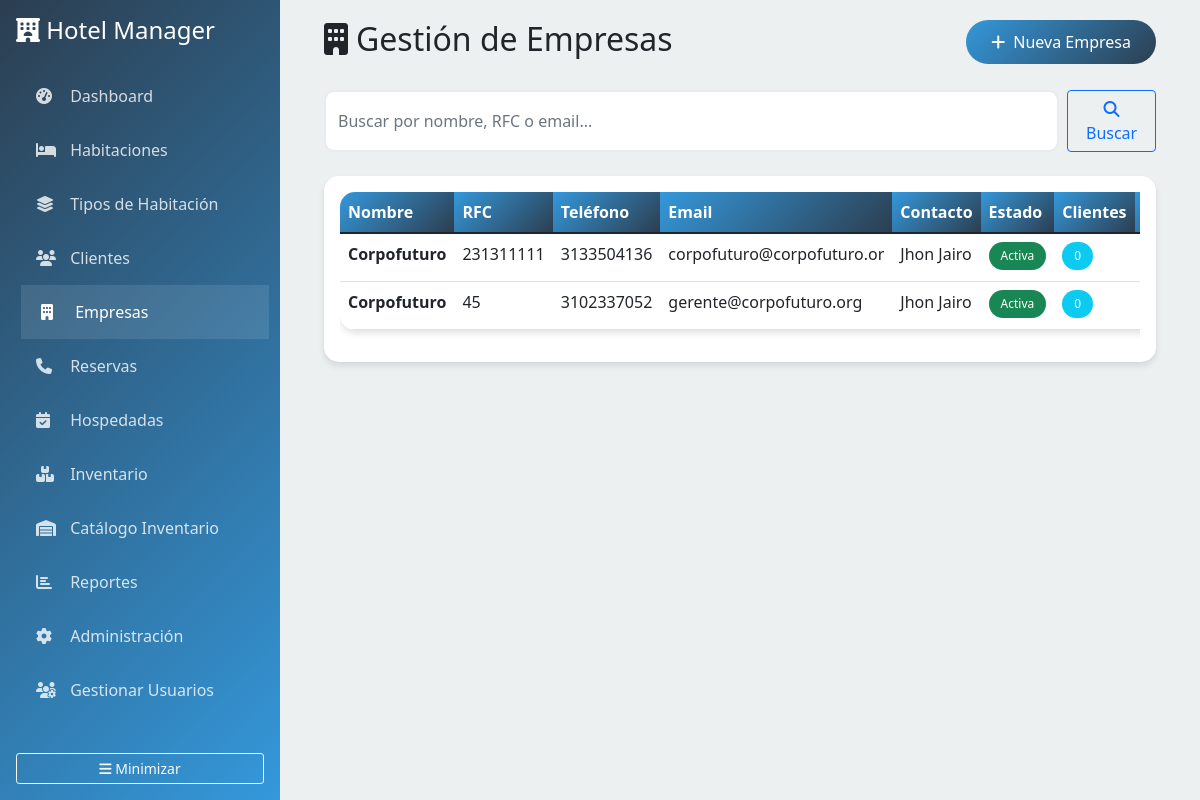
Screenshot of /empresas/ with the database file from the repository.
### hotel/models.py (models this page shows, shortened)
class Empresa(models.Model):
    nombre = models.CharField(max_length=200, verbose_name="Nombre de la Empresa")
    rfc = models.CharField(max_length=20, unique=True, verbose_name="RFC")
    direccion = models.TextField(verbose_name="Dirección")
    telefono = models.CharField(max_length=20, verbose_name="Teléfono")
    email = models.EmailField(verbose_name="Email")
    contacto = models.CharField(max_length=100, blank=True, verbose_name="Persona de Contacto")
    activa = models.BooleanField(default=True, verbose_name="Activa")
    fecha_registro = models.DateTimeField(auto_now_add=True, verbose_name="Fecha de Registro")
    class Meta:
        verbose_name = "Empresa"
        verbose_name_plural = "Empresas"
        ordering = ['nombre']

### hotel/views.py (the view)
# urls.py: path('empresas/', views.empresas_list, name='empresas'),
def empresas_list(request):
    query = request.GET.get('q', '')
    empresas = Empresa.objects.all()
    if query:
        empresas = empresas.filter(
            Q(nombre__icontains=query) |
            Q(rfc__icontains=query) |
            Q(email__icontains=query)
        )
    paginator = Paginator(empresas, 20)
    page = request.GET.get('page')
    empresas = paginator.get_page(page)
    return render(request, 'hotel/empresas.html', {'empresas': empresas, 'query': query})

### templates/hotel/empresas.html (shortened to what this page needs)
{% extends 'base.html' %}
{% block content %}
<div class="container-fluid">
    <div class="row mb-4">
        <div class="col-md-8">
            <h2><i class="fas fa-building me-2"></i>Gestión de Empresas</h2>
        </div>
        <div class="col-md-4 text-end">
            <a href="{% url 'hotel:empresa_create' %}" class="btn btn-primary">
                <i class="fas fa-plus me-2"></i>Nueva Empresa
            </a>
        </div>
    </div>
    <div class="row mb-4">
        <div class="col-md-12">
            <form method="get" class="d-flex">
                <input type="text" name="q" class="form-control me-2"
                       placeholder="Buscar por nombre, RFC o email..."
                       value="{{ query }}">
                <button type="submit" class="btn btn-outline-primary">
                    <i class="fas fa-search"></i> Buscar
                </button>
            </form>
        </div>
    </div>
    <div class="card">
        <div class="card-body">
            <div class="table-responsive">
                <table class="table table-hover">
                    <thead>
                        <tr>
                            <th>Nombre</th>
                            <th>RFC</th>
                            <th>Teléfono</th>
                            <th>Email</th>
                            <th>Contacto</th>
                            <th>Estado</th>
                            <th>Clientes</th>
                            <th>Acciones</th>
                        </tr>
                    </thead>
                    <tbody>
                        {% for empresa in empresas %}
                        <tr>
                            <td><strong>{{ empresa.nombre }}</strong></td>
                            <td>{{ empresa.rfc }}</td>
                            <td>{{ empresa.telefono }}</td>
                            <td>{{ empresa.email }}</td>
                            <td>{{ empresa.contacto|default:"-" }}</td>
                            <td>
                                {% if empresa.activa %}
                                    <span class="badge bg-success">Activa</span>
                                {% else %}
                                    <span class="badge bg-secondary">Inactiva</span>
                                {% endif %}
                            </td>
                            <td>
                                <span class="badge bg-info">{{ empresa.cliente_set.count }}</span>
                            </td>
                            <td>
                            </td>
                        </tr>
                        {% endfor %}
                    </tbody>
                </table>
            </div>
        </div>
    </div>
</div>
{% endblock %}

### templates/base.html (style rules this page uses)
:root { --primary-color: #2c3e50; --secondary-color: #3498db; --success-color: #27ae60; --warning-color: #f39c12; --danger-color: #e74c3c; --light-bg: #ecf0f1; }
body { background-color: var(--light-bg); font-family: 'Segoe UI', Tahoma, Geneva, Verdana, sans-serif; }
.card { border: none; border-radius: 15px; box-shadow: 0 4px 6px rgba(0, 0, 0, 0.1); transition: transform 0.3s ease; }
.btn-primary { background: linear-gradient(135deg, var(--secondary-color), var(--primary-color)); border: none; border-radius: 25px; padding: 10px 25px; transition: all 0.3s ease; }
.table { background: white; border-radius: 15px; overflow: hidden; box-shadow: 0 4px 6px rgba(0, 0, 0, 0.1); }
.table thead th { background: linear-gradient(135deg, var(--secondary-color), var(--primary-color)); color: white; border: none; font-weight: 600; }
.badge { padding: 8px 12px; border-radius: 20px; font-weight: 500; }
.form-control, .form-select { border-radius: 10px; border: 2px solid #e9ecef; transition: all 0.3s ease; }

### rows the page displays
Empresa: nombre "Corpofuturo", rfc "231311111", telefono "3133504136", email "corpofuturo@corpofuturo.or", contacto "Jhon Jairo", activa "Activa", cliente_set.count "0"
Empresa: nombre "Corpofuturo", rfc "45", telefono "3102337052", email "gerente@corpofuturo.org", contacto "Jhon Jairo", activa "Activa", cliente_set.count "0"
